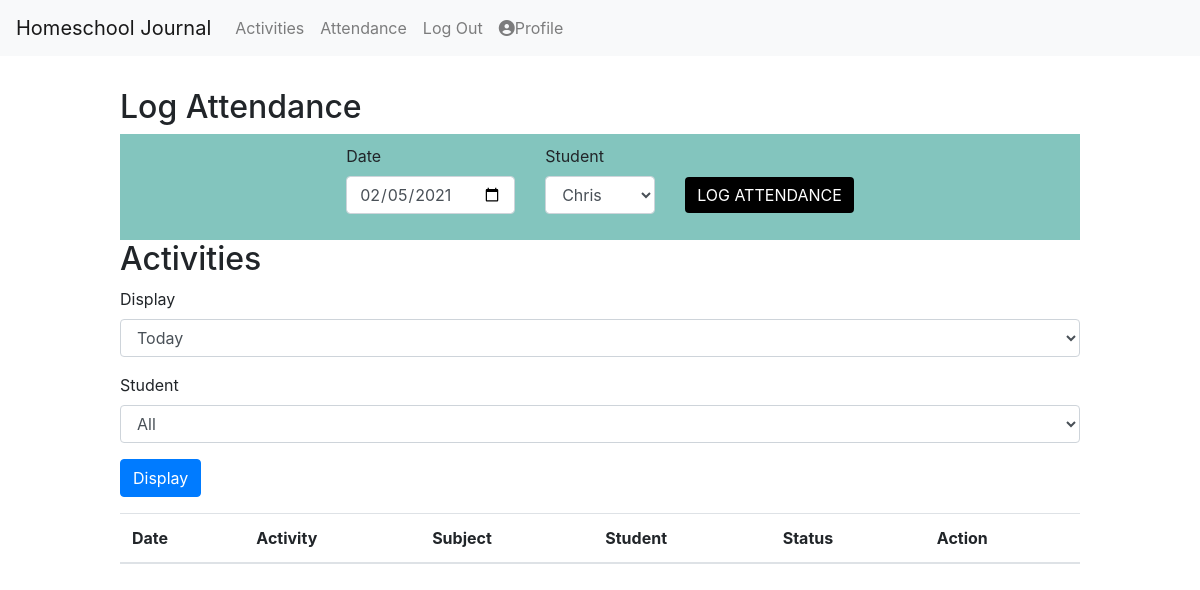
Page /index (signed in) on the earlier database version.
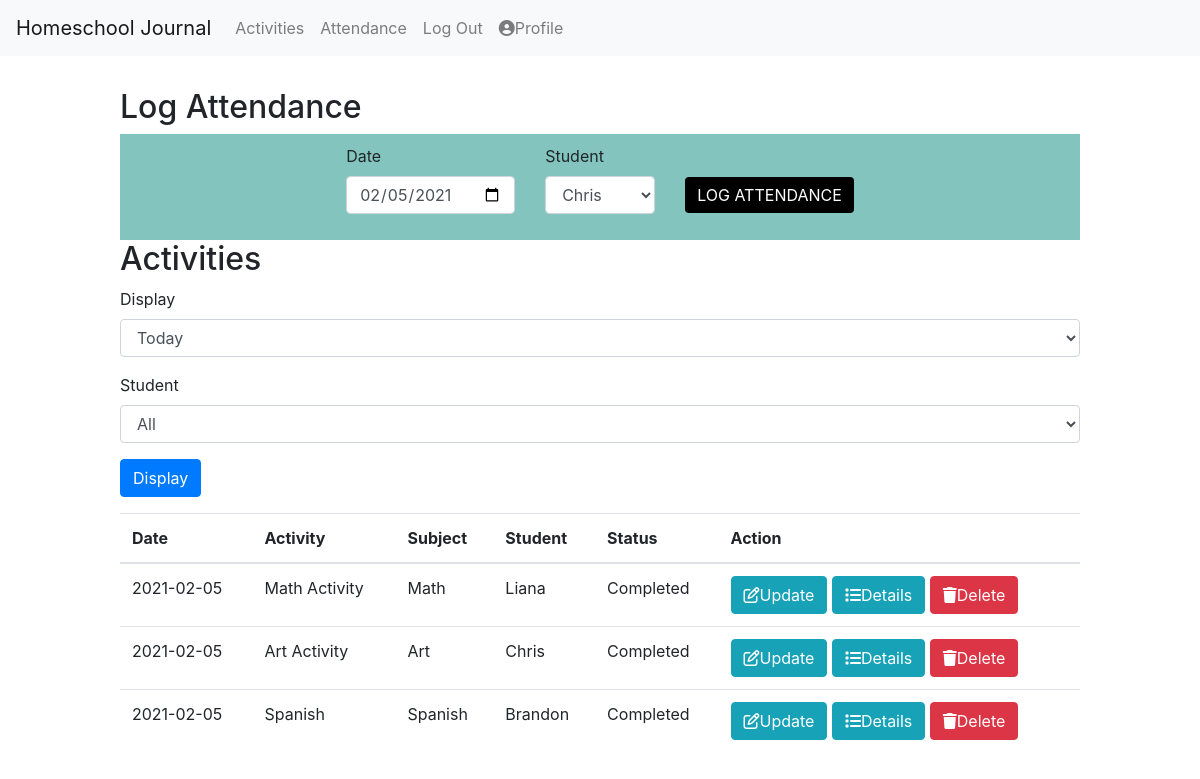
Same page on the later database version.
### app/models.py (models this page shows, shortened)
class Activity(db.Model):
    id = db.Column(db.Integer, primary_key=True)
    title = db.Column(db.String(150), index=True, nullable=False)
    user_id = db.Column(db.Integer, db.ForeignKey('user.id'), index=True)
    subject_id = db.Column(db.Integer, db.ForeignKey('subject.id'), index=True, nullable=False)
    student_id = db.Column(db.Integer, db.ForeignKey('student.id'), index=True, nullable=False)
    description = db.Column(db.Text, index=True)
    resources = db.Column(db.Text, index=True)
    activity_date = db.Column(db.String(64), index=True, nullable=False)
    notes = db.Column(db.Text, index=True)
    status = db.Column(db.String(64), index=True, nullable=False)

class Subject(db.Model):
    id = db.Column(db.Integer, primary_key=True)
    user_id = db.Column(db.Integer, db.ForeignKey('user.id'), index=True)
    subject_name = db.Column(db.String(64), index=True)
    activities = db.relationship('Activity', backref='subject', lazy='dynamic')
    def __str__(self):
        return self.subject_name

class Student(db.Model):
    id = db.Column(db.Integer, primary_key=True)
    student_name = db.Column(db.String(64), index=True)
    user_id = db.Column(db.Integer, db.ForeignKey('user.id'))
    attendance = db.relationship('Attendance', backref='student', lazy='dynamic')
    activities = db.relationship('Activity', backref='student', lazy='dynamic')
    def __repr__(self):
        return '<Student {}>'.format(self.student_name)
    def __str__(self):
        return self.student_name

### app/routes.py (the view, shortened to what this page needs)
@app.route('/',  methods=['GET', 'POST'])
@app.route('/index', methods=['GET', 'POST'])
@login_required
def index():
    form = AddStudentSubjectForm()
    students = current_user.students
    form2 = AddAttendanceForm()
    form2.student.choices = students
    today = datetime.date.today() # Gets current date
    current_weekday = today.isoweekday()
    form3 = DisplayActivitiesForm()
    student_list = ["All"]
    for student in students:
        student_list.append(student)
    print(student_list)
    form3.student.choices = student_list
    activities = db.session.query(Activity).filter_by(activity_date=today).all()
    return render_template('index.html', form=form, form2=form2, today=today, form3=form3, activities=activities)

### app/forms.py
class AddStudentSubjectForm(FlaskForm):
    user_student = SelectField('How many students do you have?', choices=[ 1, 2, 3, 4, 5, 6, 7, 8], validators=[DataRequired()])
    student_name1 = StringField('Student Name(s)', validators=[DataRequired("Please enter student's name")])
    user_subject = SelectField('How many subjects do you teach?', choices=[ 1, 2, 3, 4, 5, 6, 7, 8, 9, 10], validators=[DataRequired()] )
    subject_name1 = StringField('Subject', validators=[DataRequired("Please enter subject name")])
    submit = SubmitField('Update')

class AddAttendanceForm(FlaskForm):
    attendance_date = DateField('Date', format='%Y-%m-%d')
    student = SelectField(u'Student', choices=[])
    submit = SubmitField('Log Attendance')

### app/models.py (called while the page is built)
@login.user_loader
def load_user(id):
    return User.query.get(int(id))

### app/templates/index.html (shortened to what this page needs)
{% extends "base.html" %}
{% block content %}
    {% if current_user.student_number %}
    <div id="log-attendance">
        <h2>Log Attendance</h2>
        <div id="log-container">
            <div class="formwrapper" id="log-attendance">
                <form method="POST" action="/index" class="form" role="form" id="log-attendance-form" novalidate>
                    <div id="display-date" class="form-group">
                        {{ form2.attendance_date.label }}
                        {{ form2.attendance_date(class_='datepicker form-control', value=today) }}
                    </div>
                    <div class="form-group">
                        {{ form2.student.label }}
                        {{ form2.student(class_='form-control') }}
                    </div>
                    <p>{{ form2.submit(class_='btn btn-primary') }}</p>
                </form>
            </div>
        </div>
    </div>
    <div id="activity-week">
        <h2>Activities</h2>
        <div class="formwrapper">
            <form method="POST" action="/index" class="form" novalidate>
                <div class="form-group">
                    {{ form3.display.label }}
                    {{ form3.display(class_='form-control') }}
                </div>
                <div class="form-group">
                    {{ form3.student.label }}
                    {{ form3.student(class_='form-control') }}
                </div>
                <p>{{ form3.display_submit(class_='btn btn-primary') }}</p>
            </form>
        </div>
        <section>
            <table class="table">
                <thead>
                    <tr>
                        <th>Date</th>
                        <th>Activity</th>
                        <th>Subject</th>
                        <th>Student</th>
                        <th>Status</th>
                        <th>Action</th>
                    </tr>
                </thead>
                <tbody>
                    {% for activity in activities %}
                    <tr>
                        <td>{{ activity.activity_date }}</td>
                        <td>{{ activity.title }}</td>
                        <td>{{ activity.subject }}</td>
                        <td>{{ activity.student }}</td>
                        <td>{{ activity.status }}</td>
                        <td>
                            <a href="{{ url_for('update', title=activity.title) }}" class="btn btn-info btn-xs"><i class="far fa-edit"></i>Update</a>
                            <a href="{{ url_for('details', title=activity.title) }}" class="btn btn-info btn-xs"><i class="fas fa-list"></i></i>Details</a>
                            <a href="{{ url_for('delete', id=activity.id) }}" class="btn btn-danger btn-xs" onclick="return confirm('Are you sure you want to delete?')"><i class="fas fa-trash"></i>Delete</a>
                        </td>
                    </tr>
                    {% endfor %}
                </tbody>
            </table>
        </section>
    </div>
    {% endif %}
{% endblock %}

Differences in the rows shown:
added Activity: activity_date "2021-02-05", title "Math Activity", subject "Math", student "Liana", status "Completed"
added Activity: activity_date "2021-02-05", title "Art Activity", subject "Art", student "Chris", status "Completed"
added Activity: activity_date "2021-02-05", title "Spanish", subject "Spanish", student "Brandon", status "Completed"
